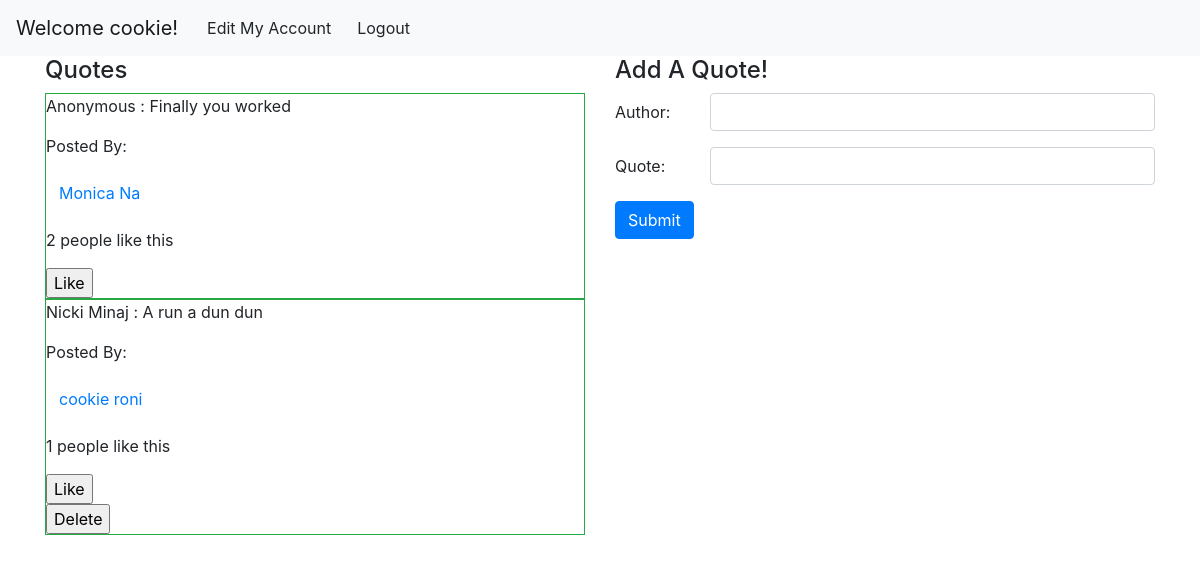
Page /dashboard (signed in) on the committed database.
### models.py (models this page shows, shortened)
class User(db.Model):
    id = db.Column(db.Integer, primary_key=True)
    first_name = db.Column(db.String(255))
    last_name = db.Column(db.String(255))
    email = db.Column(db.String(255), unique=True)
    password = db.Column(db.String(60))
    created_at = db.Column(db.DateTime, server_default=func.now())
    updated_at = db.Column(db.DateTime, server_default=func.now(), onupdate=func.now())

class Quote(db.Model):
    id = db.Column(db.Integer, primary_key=True)
    user_id = db.Column(db.Integer, db.ForeignKey('user.id'))
    posted_by = db.relationship('User', foreign_keys=[user_id], backref='user_quotes', cascade='all')
    author_of_quote = db.Column(db.String(255))
    quote_content = db.Column(db.String(255))
    created_at = db.Column(db.DateTime, server_default=func.now())
    updated_at = db.Column(db.DateTime, server_default=func.now(), onupdate=func.now())

### controller_functions.py (the view)
def dashboard():
    try:
        login_name = session["first_name"]
    except:
        flash("Please login or register to continue.")
        return redirect("/")
    first_name = session["first_name"]
    last_name = session["last_name"]
    login_id = session["user_id"]
    all_quotes = db.session.query(Quote, User).filter(Quote.user_id == User.id).all()
    count_likes = Like.query.all()
    return render_template("dashboard.html", login_name = login_name, login_id = login_id, all_quotes = all_quotes, first_name = first_name, last_name = last_name, count_likes = count_likes)

### templates/dashboard.html (shortened to what this page needs)
<!DOCTYPE html>
<html lang="en">
<head>
    <link rel="stylesheet" href="https://stackpath.bootstrapcdn.com/bootstrap/4.3.1/css/bootstrap.min.css">
</head>
<body>
    <nav class="navbar navbar-expand-lg navbar-light bg-light">
        <a class="navbar-brand" href="#">Welcome {{ login_name }}!</a>
        <div class="collapse navbar-collapse" id="navbarNav">
            <ul class="navbar-nav">
            <li class="nav-item active">
                <form action="/myaccount/{{ login_id }}" method="POST">
                    <button class="btn btn-light">Edit My Account</button>
                </form>
            </li>
            <li class="nav-item active">
                <form action="/logout" method="POST">
                    <button class="btn btn-light">Logout</button>
                </form>
            </li>
            </ul>
        </div>
    </nav>
    <div class="container">
        <div class="row">
            <div class="col">
                <h4>Quotes</h4>
                {% for quotes in all_quotes %}
                <div class="border border-success">
                        <p>{{ quotes[0].author_of_quote }} : {{ quotes[0].quote_content }} </p>
                        <p>Posted By: <form action="/user/{{ quotes[1].id }}" method="POST"><button class="btn btn-link">{{ quotes[1].first_name }} {{ quotes[1].last_name }}</button></form></p>
                        {% set g = []%}
                        <p>{{ g|length }} people like this</p>
                        <form action="/like_quote" method="POST">
                            <input type="submit" class="insidequote" value="Like">
                        </form>
                        {% if quotes[1].id == login_id %}
                            <form action="/delete_quote" method="POST">
                                <input type="submit" class="insidequote" value="Delete">
                            </form>
                        {% endif %}
                    </div>
                {% endfor %}
            </div>
            <div class="col">
                <h4>Add A Quote!</h4>
                <form action="/add_quote" method="POST">
                    <div class="form-group row">
                        <label for="inputQuote" class="col-sm-2 col-form-label">Author:</label>
                        <div class="col-sm-10">
                        <input type="text" class="form-control" name="author_of_quote">
                        </div>
                    </div>
                    <div class="form-group row">
                        <label for="inputQuote" class="col-sm-2 col-form-label">Quote:</label>
                        <div class="col-sm-10">
                        <input type="text" class="form-control" name="quote_content">
                        </div>
                    </div>
                    <div class="form-group row">
                        <div class="col-sm-10">
                        <button type="submit" class="btn btn-primary">Submit</button>
                        </div>
                    </div>
                </form>
            </div>
        </div>
    </div>
</body>
</html>

### rows in the picture
User: first_name "cookie"
Quote: author_of_quote "Anonymous", quote_content "Finally you worked", first_name "Monica", last_name "Na", g "2"
Quote: author_of_quote "Nicki Minaj", quote_content "A run a dun dun", first_name "cookie", last_name "roni", g "1"
